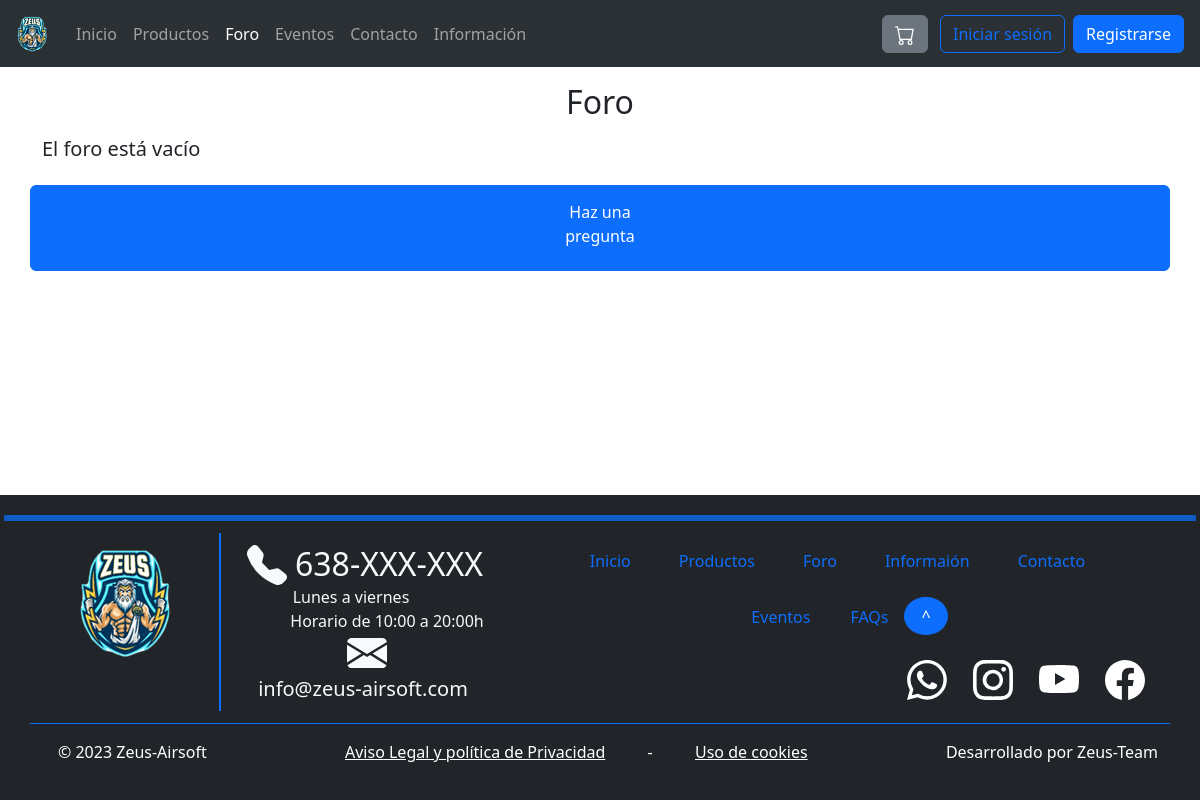
The app's page /forum.php, older data.
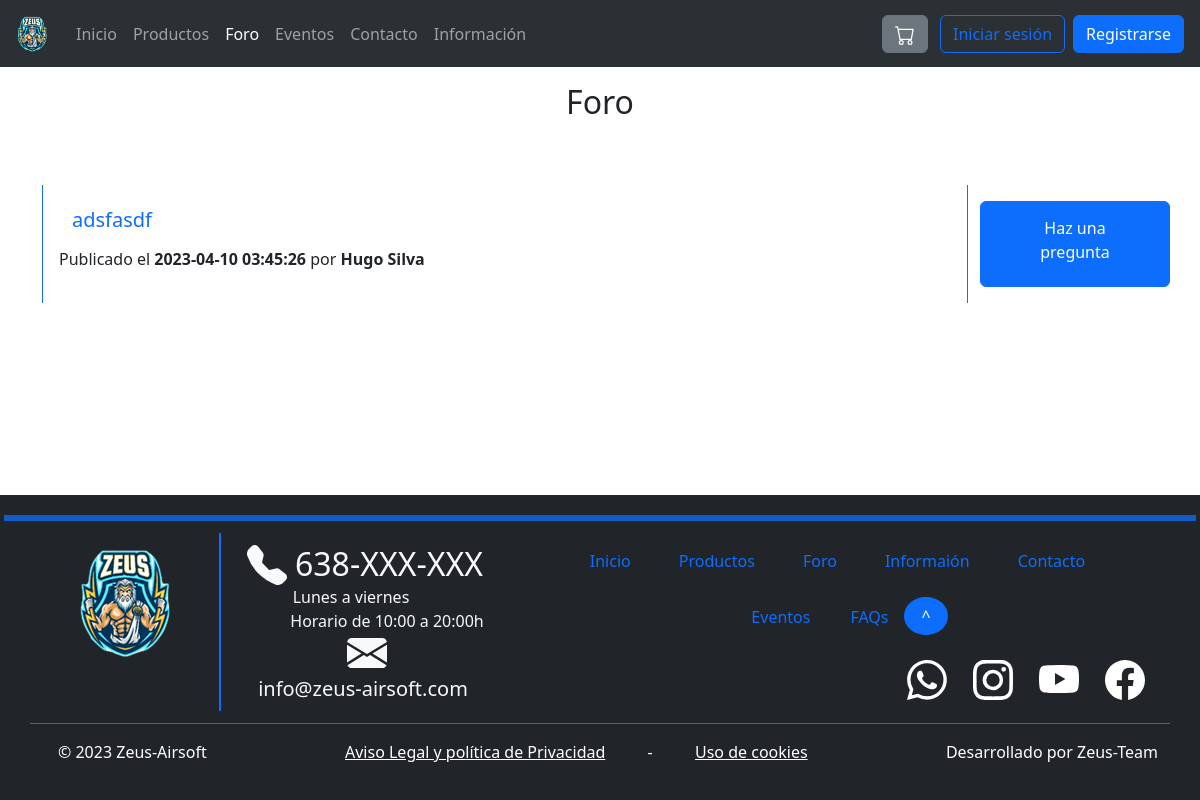
The same page, newer data.
### tables this page shows
CREATE TABLE `questions` (
  `id` int(11) NOT NULL,
  `title` varchar(255) NOT NULL,
  `message` text DEFAULT NULL,
  `creationDate` datetime NOT NULL DEFAULT current_timestamp()
);

CREATE TABLE `users` (
  `id` int(11) NOT NULL,
  `name` varchar(32) NOT NULL,
  `surname` varchar(64) NOT NULL,
  `email` varchar(320) NOT NULL,
  `passwordHash` char(60) NOT NULL
);

### includes/config.php (called while the page is built, shortened)
<?php
spl_autoload_register(function ($class) {
	$namespaceLength = strlen(NAMESPACE_PREFIX);
	$relativeClass = substr($class, $namespaceLength);
	$file = INCLUDES_ROOT . '/' . str_replace('\\', '/', $relativeClass) . '.php';
});

### includes/database/databaseProxy.php (called while the page is built, shortened)
<?php
require_once 'includes/config.php';
class DatabaseProxy
{
    private $m_Connection;
    public function __construct($databaseOptions = array())
    {
        $databaseOptions = array_merge(self::DEFAULT_OPTIONS, $databaseOptions);
        $host = $databaseOptions[self::HOST_KEY];
        $name = $databaseOptions[self::DATABASE_NAME_KEY];
        $username = $databaseOptions[self::USERNAME_KEY];
        $password = $databaseOptions[self::PASSWORD_KEY];
        $PDOOptions = $databaseOptions[self::PDO_OPTIONS_KEY];
        try {
            $this->m_Connection = new PDO("mysql:host=$host;dbname=$name", $username, $password, $PDOOptions);
        } catch (PDOException $e) {
            die('PDO connection error: ' . $e->getMessage());
        }
    }
    public function prepare($query)
    {
        return $this->m_Connection->prepare($query);
    }
}

### includes/Application.php (called while the page is built, shortened)
<?php
require_once 'includes/config.php';
class Application
{
    private static $s_Instance;
    private $m_DatabaseProxy;
    private function __construct()
    {
        $this->m_DatabaseProxy = new DatabaseProxy();
    }
    public static function getInstance() : Application
    {
        if (!isset(self::$s_Instance))
            self::$s_Instance = new Application();
        return self::$s_Instance;
    }
    public function getDatabaseProxy() : DatabaseProxy
    {
        return $this->m_DatabaseProxy;
    }
}

### includes/DAO/DAO.php (called while the page is built, shortened)
<?php
require_once 'includes/config.php';
abstract class DAO
{
    protected $m_TableName;
    protected $m_DatabaseProxy;
    public function __construct($tableName)
    {
        $this->m_TableName = $tableName;
        $this->m_DatabaseProxy = Application::getInstance()->getDatabaseProxy();
    }
    public function read($id = null, $filters = array()): array
    {
        $filterConstraint = " WHERE ";
        $filterKeys = array_keys($filters);
        $numFilters = count($filters);
        for ($i = 0; $i < $numFilters; ++$i) {
            $filterConstraint .= "{$filterKeys[$i]} = :{$filterKeys[$i]}";
            if ($i < $numFilters - 1)
                $filterConstraint .= ' AND ';
        }
        $query = "SELECT * FROM {$this->m_TableName}" . ($numFilters > 0 ? $filterConstraint : '');
        $statement = $this->m_DatabaseProxy->prepare($query);
        $statement->execute();
        $results = array();
        foreach ($statement as $result)
            array_push($results, $this->createDTOFromArray($result));
        return $results;
    }
}

### includes/DAO/questionDAO.php (called while the page is built, shortened)
<?php
require_once 'includes/config.php';
class QuestionDAO extends DAO
{
    public function getQuestionAuthor($questionID): array
    {
        $query = "SELECT * FROM users u INNER JOIN users_questions uq ON u.id = uq.userID WHERE uq.questionID = :questionID;";
        $statement = $this->m_DatabaseProxy->prepare($query);
        $statement->bindParam(':questionID', $questionID);
        $statement->execute();
        $results = array();
        $userDAO = new UserDAO();
        foreach ($statement as $result) {
            array_push($results, $userDAO->createDTOFromArray($result));
        }
        return $results;
    }
    protected function createDTOFromArray($array): DTO
    {
        $id = $array[self::ID_KEY];
        $title = $array[self::TITLE_KEY];
        $message = $array[self::MESSAGE_KEY];
        $creationDate = $array[self::CREATION_DATE_KEY];
        return new QuestionDTO($id, $title, $message, $creationDate);
    }
}

### includes/DTO/questionDTO.php (called while the page is built, shortened)
<?php
require_once 'includes/config.php';
class QuestionDTO extends DTO
{
    private $m_ID;
    private $m_Title;
    private $m_Date;
    public function __construct($id, $title, $message, $date)
    {
        $this->m_ID = $id;
        $this->m_Title = $title;
        $this->m_Date = $date;
    }
    public function getID()
    {
        return $this->m_ID;
    }
    public function getTitle()
    {
        return $this->m_Title;
    }
    public function getCreationDate()
    {
        return $this->m_Date;
    }
}

### includes/DAO/UserDAO.php (called while the page is built, shortened)
<?php
require_once 'includes/config.php';
class UserDAO extends DAO
{
    protected function createDTOFromArray($array): DTO
    {
        $id = $array[self::ID_KEY] ?? -1;
        $name = $array[self::NAME_KEY];
        $surname = $array[self::SURNAME_KEY];
        $email = $array[self::EMAIL_KEY];
        $passwordHash = $array[self::PASSWORD_HASH_KEY];
        return new UserDTO($id, $name, $surname, $email, $passwordHash);
    }
}

### includes/DTO/userDTO.php (called while the page is built, shortened)
<?php
require_once 'includes/config.php';
class UserDTO extends DTO
{
    private $m_Name;
    private $m_Surname;
    public function __construct($id, $name, $surname, $email, $passwordHash)
    {
        $this->m_Name = $name;
        $this->m_Surname = $surname;
    }
    public function getName()
    {
        return $this->m_Name;
    }
    public function getSurname(){
        return $this->m_Surname;
    }
}

### forum.php (the view, shortened to what the changed rows need)
<?php
require_once 'includes/config.php';
$questionDAO = new QuestionDAO;
$questions = $questionDAO->read();
?>
<div class="container">
    <h2 class="m-3 d-flex justify-content-center">Foro</h2>
    <div class="row">
        <?php if (!isset($questions) || empty($questions)) : ?>
            <div class="col-12">
                <div class="row d-flex justify-content-center">
                    <h5>El foro está vacío</h5>
                    <a class="btn btn-primary w-100 m-3" href="ask-question.php" role="button">
                        <p class="pt-2">Haz una<br>pregunta</p>
                    </a>
                </div>
            </div>
        <?php else : ?>
            <div class="col-10 mb-3">
                <?php foreach ($questions as $question) : ?>
                    <div class="card row-hover pos-relative py-3 px-3 mb-3 border-primary border-top-0 border-bottom-0 rounded-0">
                        <div class="row d-flex align-items-center">
                            <form action="question.php" method="get">
                                <?php $questionAuthor = $questionDAO->getQuestionAuthor($question->getID())[0]->getName() . " " . $questionDAO->getQuestionAuthor($question->getID())[0]->getSurname(); ?>
                                <button type="submit" class="btn btn-link text-primary text-decoration-none">
                                    <h5><?= $question->getTitle(); ?></h5>
                                </button>
                            </form>
                            <p class="text-sm"><span class="op-6">Publicado el <b><?= $question->getCreationDate() ?></b> por <b><?= $questionAuthor ?></b></span></p>
                        </div>
                    </div>
                <?php endforeach ?>
            </div>
            <div class="col-2 mt-5">
                <div class="row d-flex justify-content-center">
                    <a class="btn btn-primary w-100 m-3" href="ask-question.php" role="button">
                        <p class="pt-2">Haz una<br>pregunta</p>
                    </a>
                </div>
            </div>
        <?php endif ?>
    </div>
</div>
<?php require_once PROJECT_ROOT . '/includes/templates/default_template.php'; ?>

### includes/common/navbar.php (shortened to what the changed rows need)
<?php
require_once 'includes/config.php';
$current_page = basename($_SERVER['PHP_SELF']);
$menu = array(
    "index.php" => 'Inicio',
    "products.php" => 'Productos',
    "forum.php" => 'Foro',
    "events.php" => 'Eventos',
    "contact.php" => 'Contacto',
    "information.php" => 'Información'
);
?>
<nav class="navbar navbar-dark bg-dark navbar-expand-lg bg-body-tertiary" data-bs-theme="dark">
    <div class="container-fluid">
        <div class="collapse navbar-collapse" id="navbarText">
            <ul class="navbar-nav me-auto mb-2 mb-lg-0 justify-content-center">
                <?php foreach ($menu as $key => $value) : ?>
                    <li class="nav-item">
                        <a class="nav-link<?= $key == $current_page ? ' active' : '' ?>" href="<?= $key ?>"><?= $value ?></a>
                    </li>
                <?php endforeach ?>
            </ul>
        </div>
    </div>
</nav>

Row changes from the older to the newer data that the page shows:
added questions: title "adsfasdf", creationDate "2023-04-10 03:45:26", id.passwordHash "Hugo Silva"
Text that changed along with them:
text no longer shown: "El foro está vacío"
